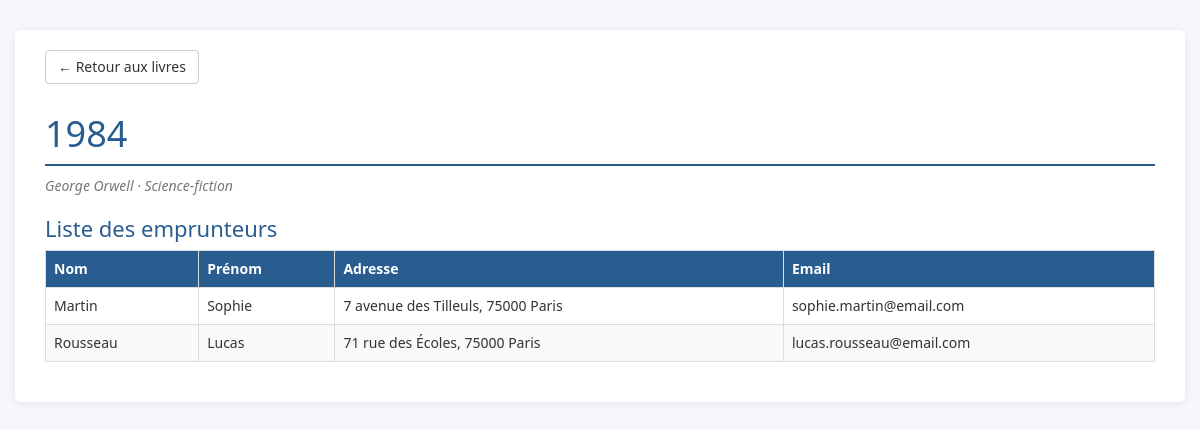
Page /presentation/detailLivre.php?id=2 on the committed database.
### tables this page shows
CREATE TABLE Livres (
    id INT AUTO_INCREMENT PRIMARY KEY,
    titre VARCHAR(100) NOT NULL,
    auteur VARCHAR(50) NOT NULL,
    genre VARCHAR(50) NOT NULL
);

CREATE TABLE Emprunteurs (
    id INT AUTO_INCREMENT PRIMARY KEY,
    nom VARCHAR(50) NOT NULL,
    prenom VARCHAR(50) NOT NULL,
    adresse VARCHAR(100) NOT NULL,
    email VARCHAR(100) UNIQUE NOT NULL,
    id_livre INT NOT NULL,
    FOREIGN KEY (id_livre) REFERENCES Livres(id)

);

### persistance/DialogueBD.php (called while the page is built, shortened)
<?php
class DialogueBD
{
    private function getTout($sql, $params = array())
    {
        try {
            $conn = Connexion::getConnexion();
            $sth = $conn->prepare($sql);
            $sth->execute($params);
            return $sth->fetchAll(PDO::FETCH_ASSOC);
        } catch (PDOException $e) {
            $erreur = $e->getMessage();
            return array();
        }
    }
    private function getUn($sql, $params = array())
    {
        try {
            $conn = Connexion::getConnexion();
            $sth = $conn->prepare($sql);
            $sth->execute($params);
            return $sth->fetchObject();
        } catch (PDOException $e) {
            $erreur = $e->getMessage();
            return false;
        }
    }
    public function getUnLivre($idLivre)
    {
        return $this->getUn("SELECT * FROM livres WHERE id=?", array($idLivre));
    }
    public function getEmprunteursLivre($idLivre)
    {
        return $this->getTout("SELECT * FROM emprunteurs WHERE id_livre=? ORDER BY nom, prenom", array($idLivre));
    }
}

### presentation/detailLivre.php (the view, shortened to what this page needs)
<?php
require_once '../persistance/DialogueBD.php';
try {
    $id = isset($_GET['id']) ? (int)$_GET['id'] : 0;
    $undlg = new DialogueBD();
    $livre = $undlg->getUnLivre($id);
    $emprunteurs = $undlg->getEmprunteursLivre($id);
} catch (Exception $e) {
    $erreur = $e->getMessage();
}
?>
<!DOCTYPE html>
<html>
<head>
    <link href="../bootstrap/css/bootstrap.min.css" rel="stylesheet" media="screen">
    <link rel="stylesheet" href="../design.css"/>
</head>
<body>
<div class="container">
<a href="tableauLivres.php" class="btn btn-default retour">&larr; Retour aux livres</a>
<?php
if (isset($erreur)) {
    echo "<div class='alert alert-danger'>Erreur : $erreur</div>";
} else {
?>
<h1><?php echo htmlspecialchars($livre->titre); ?></h1>
<p class="infos">
    <?php echo htmlspecialchars($livre->auteur); ?> &middot;
    <?php echo htmlspecialchars($livre->genre); ?>
</p>
<h2>Liste des emprunteurs</h2>
<div class="table-responsive">
<table class="table table-bordered table-striped">
    <tr><th>Nom</th><th>Prénom</th><th>Adresse</th><th>Email</th></tr>
    <?php
    foreach ($emprunteurs as $ligne) {
        $nom = htmlspecialchars($ligne['nom']);
        $prenom = htmlspecialchars($ligne['prenom']);
        $adresse = htmlspecialchars($ligne['adresse']);
        $email = htmlspecialchars($ligne['email']);
        echo "<tr><td>$nom</td><td>$prenom</td><td>$adresse</td><td>$email</td></tr>";
    }
    ?>
</table>
</div>
<?php } ?>
</div>
</body>
</html>

### design.css (style rules this page uses)
body { font-family: "Lucida Sans", "Segoe UI", sans-serif; background-color: #f5f7fa; color: #333; }
.container { background-color: #fff; margin-top: 30px; margin-bottom: 30px; padding: 20px 30px; border-radius: 6px; box-shadow: 0 2px 8px rgba(0, 0, 0, 0.08); }
h1 { color: #2a5d8f; border-bottom: 2px solid #2a5d8f; padding-bottom: 10px; }
h2 { color: #2a5d8f; font-size: 22px; }
th { background-color: #2a5d8f; color: #fff; }
.infos { color: #777; font-style: italic; }
.retour { margin-bottom: 10px; }

### rows in the picture
livres: titre "1984", auteur "George Orwell", genre "Science-fiction"
emprunteurs: nom "Martin", prenom "Sophie", adresse "7 avenue des Tilleuls, 75000 Paris", email "sophie.martin@email.com"
emprunteurs: nom "Rousseau", prenom "Lucas", adresse "71 rue des Écoles, 75000 Paris", email "lucas.rousseau@email.com"
